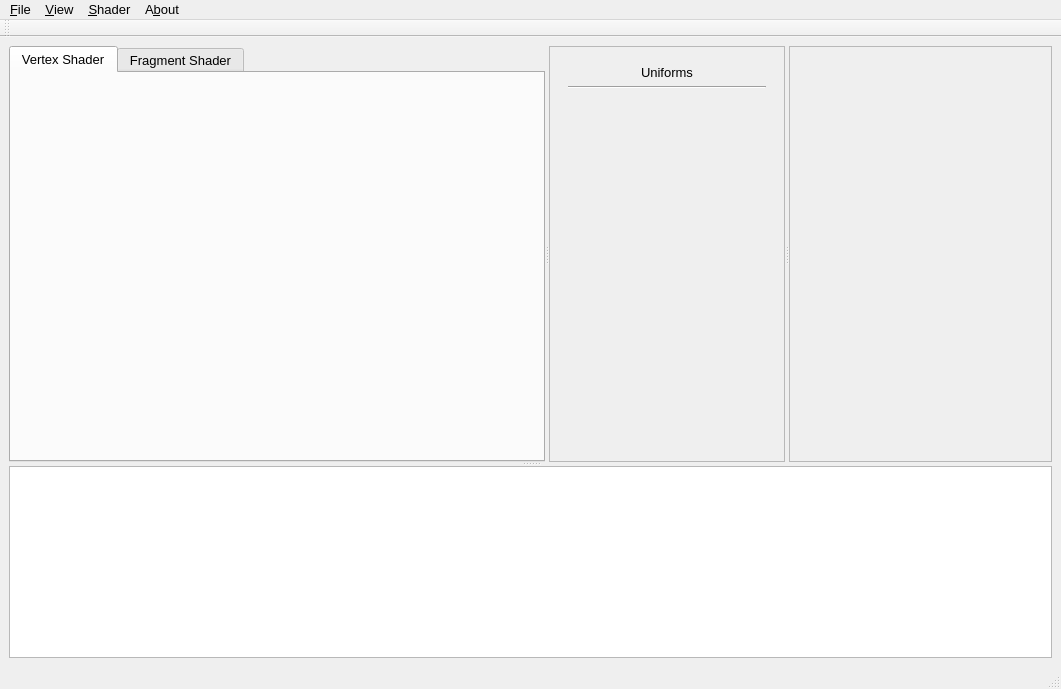
<?xml version="1.0" encoding="UTF-8"?>
<ui version="4.0">
 <class>QRenderOrangGUI</class>
 <widget class="QMainWindow" name="QRenderOrangGUI">
  <property name="geometry">
   <rect>
    <x>0</x>
    <y>0</y>
    <width>1061</width>
    <height>689</height>
   </rect>
  </property>
  <property name="font">
   <font>
    <pointsize>10</pointsize>
   </font>
  </property>
  <property name="windowTitle">
   <string>QRenderOrang</string>
  </property>
  <widget class="QWidget" name="centralwidget">
   <layout class="QGridLayout" name="gridLayout">
    <item row="0" column="0">
     <widget class="QSplitter" name="splitter_2">
      <property name="orientation">
       <enum>Qt::Vertical</enum>
      </property>
      <widget class="QSplitter" name="splitter">
       <property name="sizePolicy">
        <sizepolicy hsizetype="Expanding" vsizetype="Expanding">
         <horstretch>0</horstretch>
         <verstretch>2</verstretch>
        </sizepolicy>
       </property>
       <property name="orientation">
        <enum>Qt::Horizontal</enum>
       </property>
       <widget class="QTabWidget" name="tabWidget">
        <property name="sizePolicy">
         <sizepolicy hsizetype="Expanding" vsizetype="Expanding">
          <horstretch>0</horstretch>
          <verstretch>0</verstretch>
         </sizepolicy>
        </property>
        <property name="currentIndex">
         <number>0</number>
        </property>
        <widget class="QWidget" name="tabEditorVert">
         <attribute name="title">
          <string>Vertex Shader</string>
         </attribute>
        </widget>
        <widget class="QWidget" name="tabEditorFrag">
         <attribute name="title">
          <string>Fragment Shader</string>
         </attribute>
        </widget>
       </widget>
       <widget class="QScrollArea" name="uniformList">
        <property name="sizePolicy">
         <sizepolicy hsizetype="Expanding" vsizetype="Expanding">
          <horstretch>0</horstretch>
          <verstretch>0</verstretch>
         </sizepolicy>
        </property>
        <property name="horizontalScrollBarPolicy">
         <enum>Qt::ScrollBarAsNeeded</enum>
        </property>
        <property name="sizeAdjustPolicy">
         <enum>QAbstractScrollArea::AdjustToContents</enum>
        </property>
        <property name="widgetResizable">
         <bool>true</bool>
        </property>
        <property name="alignment">
         <set>Qt::AlignLeading|Qt::AlignLeft|Qt::AlignTop</set>
        </property>
        <widget class="QWidget" name="scrollAreaWidgetContents">
         <property name="geometry">
          <rect>
           <x>0</x>
           <y>0</y>
           <width>230</width>
           <height>419</height>
          </rect>
         </property>
         <property name="sizePolicy">
          <sizepolicy hsizetype="Preferred" vsizetype="Preferred">
           <horstretch>0</horstretch>
           <verstretch>0</verstretch>
          </sizepolicy>
         </property>
         <layout class="QVBoxLayout" name="verticalLayout_2">
          <item>
           <widget class="QWidget" name="widget" native="true">
            <layout class="QVBoxLayout" name="verticalLayout">
             <item>
              <widget class="QLabel" name="label">
               <property name="sizePolicy">
                <sizepolicy hsizetype="Preferred" vsizetype="Preferred">
                 <horstretch>0</horstretch>
                 <verstretch>0</verstretch>
                </sizepolicy>
               </property>
               <property name="frameShape">
                <enum>QFrame::NoFrame</enum>
               </property>
               <property name="frameShadow">
                <enum>QFrame::Plain</enum>
               </property>
               <property name="text">
                <string>Uniforms</string>
               </property>
               <property name="alignment">
                <set>Qt::AlignCenter</set>
               </property>
              </widget>
             </item>
             <item>
              <widget class="Line" name="line">
               <property name="orientation">
                <enum>Qt::Horizontal</enum>
               </property>
              </widget>
             </item>
             <item>
              <spacer name="verticalSpacer">
               <property name="orientation">
                <enum>Qt::Vertical</enum>
               </property>
               <property name="sizeHint" stdset="0">
                <size>
                 <width>20</width>
                 <height>40</height>
                </size>
               </property>
              </spacer>
             </item>
            </layout>
           </widget>
          </item>
         </layout>
        </widget>
       </widget>
       <widget class="QFrame" name="frameGLPreview">
        <property name="sizePolicy">
         <sizepolicy hsizetype="Expanding" vsizetype="Expanding">
          <horstretch>0</horstretch>
          <verstretch>0</verstretch>
         </sizepolicy>
        </property>
        <property name="minimumSize">
         <size>
          <width>0</width>
          <height>0</height>
         </size>
        </property>
        <property name="frameShape">
         <enum>QFrame::StyledPanel</enum>
        </property>
        <property name="frameShadow">
         <enum>QFrame::Raised</enum>
        </property>
       </widget>
      </widget>
      <widget class="QPlainTextEdit" name="textCompileLog">
       <property name="sizePolicy">
        <sizepolicy hsizetype="Expanding" vsizetype="Expanding">
         <horstretch>0</horstretch>
         <verstretch>0</verstretch>
        </sizepolicy>
       </property>
       <property name="font">
        <font>
         <pointsize>9</pointsize>
        </font>
       </property>
       <property name="readOnly">
        <bool>true</bool>
       </property>
      </widget>
     </widget>
    </item>
   </layout>
  </widget>
  <widget class="QMenuBar" name="menubar">
   <property name="geometry">
    <rect>
     <x>0</x>
     <y>0</y>
     <width>1061</width>
     <height>21</height>
    </rect>
   </property>
   <widget class="QMenu" name="menu_File">
    <property name="title">
     <string>&amp;File</string>
    </property>
    <addaction name="action_New"/>
    <addaction name="action_Open"/>
    <addaction name="action_Save"/>
    <addaction name="actionSave_As"/>
    <addaction name="separator"/>
    <addaction name="action_Quit"/>
   </widget>
   <widget class="QMenu" name="menuShader">
    <property name="title">
     <string>&amp;Shader</string>
    </property>
    <addaction name="separator"/>
    <addaction name="action_Compile"/>
    <addaction name="actionAdd_Uniform"/>
   </widget>
   <widget class="QMenu" name="menuA_bout">
    <property name="title">
     <string>A&amp;bout</string>
    </property>
    <addaction name="action_Qt"/>
    <addaction name="action_QRO"/>
   </widget>
   <widget class="QMenu" name="menu_View">
    <property name="title">
     <string>&amp;View</string>
    </property>
    <widget class="QMenu" name="menuMesh">
     <property name="title">
      <string>Mesh</string>
     </property>
     <addaction name="actionCube"/>
     <addaction name="actionSphere"/>
     <addaction name="actionImport"/>
    </widget>
    <addaction name="actionWireframe"/>
    <addaction name="actionUnlit"/>
    <addaction name="menuMesh"/>
   </widget>
   <addaction name="menu_File"/>
   <addaction name="menu_View"/>
   <addaction name="menuShader"/>
   <addaction name="menuA_bout"/>
  </widget>
  <widget class="QStatusBar" name="statusbar"/>
  <widget class="QToolBar" name="toolBar">
   <property name="windowTitle">
    <string>toolBar</string>
   </property>
   <attribute name="toolBarArea">
    <enum>TopToolBarArea</enum>
   </attribute>
   <attribute name="toolBarBreak">
    <bool>false</bool>
   </attribute>
  </widget>
  <action name="action_New">
   <property name="enabled">
    <bool>true</bool>
   </property>
   <property name="text">
    <string>&amp;New</string>
   </property>
  </action>
  <action name="action_Open">
   <property name="enabled">
    <bool>true</bool>
   </property>
   <property name="text">
    <string>&amp;Open</string>
   </property>
  </action>
  <action name="action_Close">
   <property name="enabled">
    <bool>false</bool>
   </property>
   <property name="text">
    <string>&amp;Close</string>
   </property>
  </action>
  <action name="action_Save">
   <property name="enabled">
    <bool>true</bool>
   </property>
   <property name="text">
    <string>&amp;Save</string>
   </property>
  </action>
  <action name="actionSave_As">
   <property name="enabled">
    <bool>true</bool>
   </property>
   <property name="text">
    <string>Save &amp;As...</string>
   </property>
  </action>
  <action name="action_Quit">
   <property name="text">
    <string>&amp;Quit</string>
   </property>
  </action>
  <action name="action_Compile">
   <property name="text">
    <string>&amp;Compile</string>
   </property>
   <property name="shortcut">
    <string>F7</string>
   </property>
  </action>
  <action name="action_Qt">
   <property name="text">
    <string>&amp;Qt</string>
   </property>
  </action>
  <action name="action_QRO">
   <property name="text">
    <string>QRender&amp;Orang</string>
   </property>
  </action>
  <action name="action_Preview">
   <property name="checkable">
    <bool>true</bool>
   </property>
   <property name="checked">
    <bool>true</bool>
   </property>
   <property name="enabled">
    <bool>false</bool>
   </property>
   <property name="text">
    <string>&amp;Preview</string>
   </property>
  </action>
  <action name="action_Messages">
   <property name="checkable">
    <bool>true</bool>
   </property>
   <property name="checked">
    <bool>true</bool>
   </property>
   <property name="enabled">
    <bool>false</bool>
   </property>
   <property name="text">
    <string>&amp;Messages</string>
   </property>
  </action>
  <action name="actionUnlit">
   <property name="checkable">
    <bool>true</bool>
   </property>
   <property name="enabled">
    <bool>true</bool>
   </property>
   <property name="text">
    <string>&amp;Unlit</string>
   </property>
   <property name="shortcut">
    <string>F4</string>
   </property>
  </action>
  <action name="action_LoadSample">
   <property name="text">
    <string>&amp;Per Fragment Phong</string>
   </property>
  </action>
  <action name="actionCube">
   <property name="text">
    <string>Cube</string>
   </property>
  </action>
  <action name="actionSphere">
   <property name="text">
    <string>Sphere</string>
   </property>
  </action>
  <action name="actionWireframe">
   <property name="checkable">
    <bool>true</bool>
   </property>
   <property name="text">
    <string>Wireframe</string>
   </property>
   <property name="shortcut">
    <string>F3</string>
   </property>
  </action>
  <action name="actionImport">
   <property name="text">
    <string>Import</string>
   </property>
  </action>
  <action name="actionAdd_Uniform">
   <property name="text">
    <string>Add &amp;Uniform</string>
   </property>
   <property name="shortcut">
    <string>F6</string>
   </property>
  </action>
 </widget>
 <resources/>
 <connections/>
</ui>
